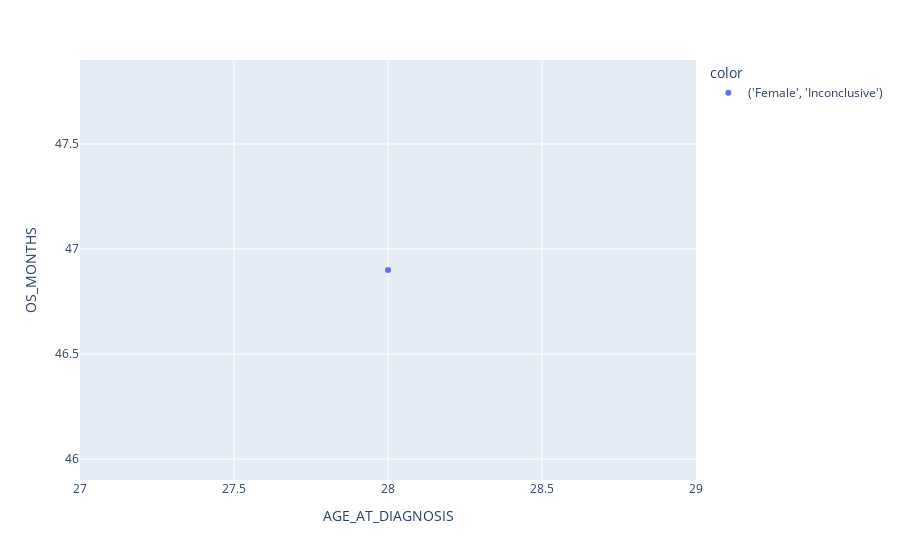
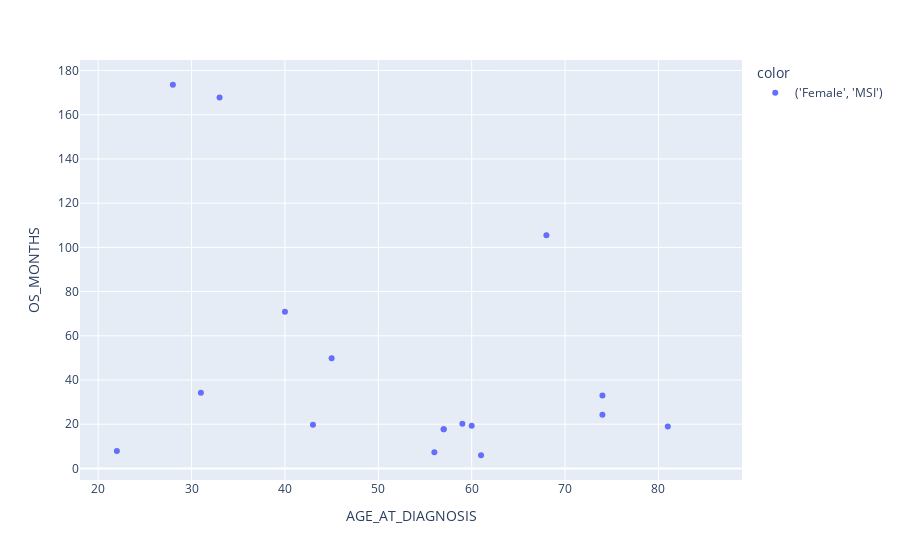
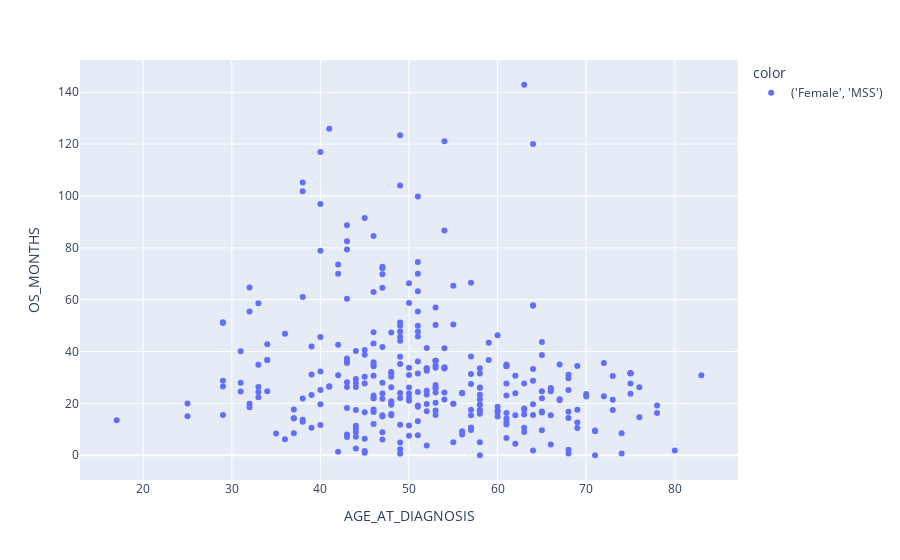
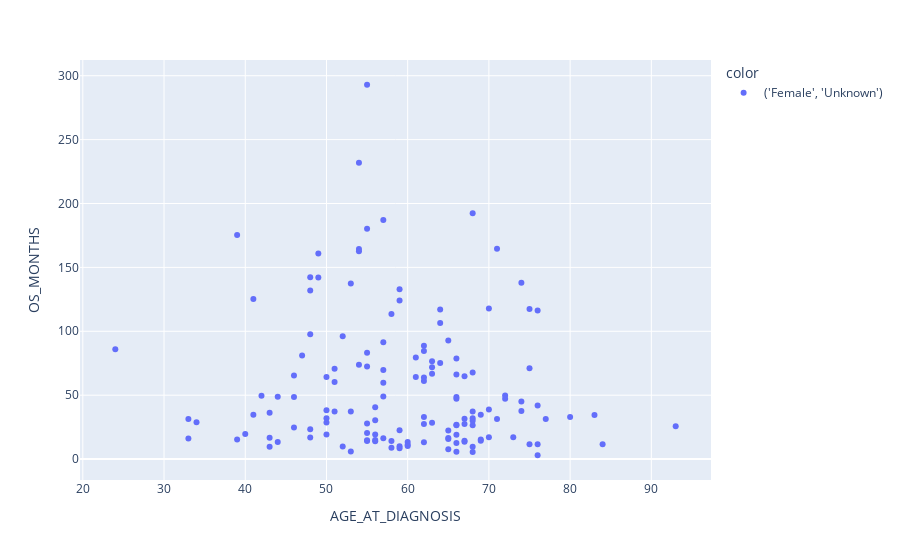

Here is the notebook cell these charts were saved with, in order:
### Markdown cell above
#### Advanced Visualization using Plotly

### Code cell
valuesToInsert = ['SEX', "MSI_STATUS"]
group_and_visualize_plots(valuesToInsert)

### Figure 1 — Plotly figure (JSON) as saved in the notebook; plotly's stock layout.template omitted (floating-point values rounded to 4 significant figures)
{"data": [{"customdata": [["P-0006835", "P-0006835-T01-IM5"]], "hovertemplate": "color=('Female', 'Inconclusive')<br>AGE_AT_DIAGNOSIS=%{x}<br>OS_MONTHS=%{y}<br>PATIENT_ID=%{customdata[0]}<br>SAMPLE_ID=%{customdata[1]}<extra></extra>", "legendgroup": "('Female', 'Inconclusive')", "marker": {"color": "#636efa", "symbol": "circle"}, "mode": "markers", "name": "('Female', 'Inconclusive')", "orientation": "v", "showlegend": true, "type": "scatter", "x": [28], "xaxis": "x", "y": [46.9], "yaxis": "y"}], "layout": {"autosize": true, "legend": {"title": {"text": "color"}, "tracegroupgap": 0}, "margin": {"t": 60}, "xaxis": {"anchor": "y", "autorange": true, "domain": [0, 1], "range": [27, 29], "title": {"text": "AGE_AT_DIAGNOSIS"}, "type": "linear"}, "yaxis": {"anchor": "x", "autorange": true, "domain": [0, 1], "range": [45.9, 47.9], "title": {"text": "OS_MONTHS"}, "type": "linear"}}}

### Figure 2 — Plotly figure (JSON) as saved in the notebook; plotly's stock layout.template omitted (floating-point values rounded to 4 significant figures)
{"data": [{"customdata": [["P-0000561", "P-0000561-T01-IM3"], ["P-0000862", "P-0000862-T01-IM3"], ["P-0001913", "P-0001913-T02-IM5"], ["P-0002049", "P-0002049-T01-IM3"], ["P-0002463", "P-0002463-T01-IM3"], ["P-0002463", "P-0002463-T02-IM5"], ["P-0002671", "P-0002671-T01-IM3"], ["P-0004602", "P-0004602-T01-IM5"], ["P-0005384", "P-0005384-T01-IM5"], ["P-0005560", "P-0005560-T01-IM5"], ["P-0006170", "P-0006170-T01-IM5"], ["P-0006207", "P-0006207-T01-IM5"], ["P-0006863", "P-0006863-T01-IM5"], ["P-0007055", "P-0007055-T01-IM5"], ["P-0007147", "P-0007147-T01-IM5"], ["P-0007296", "P-0007296-T01-IM5"], ["P-0007596", "P-0007596-T01-IM5"], ["P-0007688", "P-0007688-T01-IM5"], ["P-0007739", "P-0007739-T01-IM5"], ["P-0007746", "P-0007746-T01-IM5"], ["P-0007831", "P-0007831-T01-IM5"], ["P-0007836", "P-0007836-T01-IM5"], ["P-0007997", "P-0007997-T01-IM5"], ["P-0008721", "P-0008721-T01-IM5"], ["P-0008745", "P-0008745-T01-IM5"], ["P-0008746", "P-0008746-T01-IM5"], ["P-0009403", "P-0009403-T02-IM5"], ["P-0009964", "P-0009964-T01-IM5"], ["P-0009964", "P-0009964-T02-IM5"], ["P-0010308", "P-0010308-T01-IM5"], ["P-0010587", "P-0010587-T01-IM5"], ["P-0010783", "P-0010783-T01-IM5"], ["P-0011182", "P-0011182-T01-IM5"], ["P-0011235", "P-0011235-T01-IM5"], ["P-0011446", "P-0011446-T01-IM5"], ["P-0012249", "P-0012249-T01-IM5"], ["P-0013082", "P-0013082-T01-IM5"], ["P-0013169", "P-0013169-T01-IM5"], ["P-0013227", "P-0013227-T01-IM5"], ["P-0013357", "P-0013357-T01-IM5"], ["P-0013374", "P-0013374-T01-IM5"], ["P-0013400", "P-0013400-T01-IM5"], ["P-0013462", "P-0013462-T01-IM5"], ["P-0013735", "P-0013735-T01-IM5"], ["P-0014143", "P-0014143-T01-IM5"], ["P-0014404", "P-0014404-T01-IM6"]], "hovertemplate": "color=('Female', 'MSI')<br>AGE_AT_DIAGNOSIS=%{x}<br>OS_MONTHS=%{y}<br>PATIENT_ID=%{customdata[0]}<br>SAMPLE_ID=%{customdata[1]}<extra></extra>", "legendgroup": "('Female', 'MSI')", "marker": {"color": "#636efa", "symbol": "circle"}, "mode": "markers", "name": "('Female', 'MSI')", "orientation": "v", "showlegend": true, "type": "scatter", "x": [22, 74, 46, 31, 57, 57, 61, 50, 45, 60, 52, 78, 47, 68, 40, 35, 67, 81, 33, 65, 67, 68, 56, 74, 85, 67, 81, 81, 81, 67, 59, 74, 43, 63, 74, 60, 41, 65, 28, 73, 79, 43, 81, 68, 68, 62], "xaxis": "x", "y": [7.87, 33, null, 34.2, 17.7, 17.7, 5.97, null, 49.87, null, null, null, null, null, 70.9, null, null, null, 167.8, null, null, null, 7.333, 24.3, null, null, null, null, null, null, 20.23, null, 19.77, null, null, 19.33, null, null, 173.6, null, null, null, 18.97, null, 105.4, null], "yaxis": "y"}], "layout": {"autosize": true, "legend": {"title": {"text": "color"}, "tracegroupgap": 0}, "margin": {"t": 60}, "xaxis": {"anchor": "y", "autorange": true, "domain": [0, 1], "range": [18.15, 88.85], "title": {"text": "AGE_AT_DIAGNOSIS"}, "type": "linear"}, "yaxis": {"anchor": "x", "autorange": true, "domain": [0, 1], "range": [-7.007, 186.5], "title": {"text": "OS_MONTHS"}, "type": "linear"}}}

### Figure 3 — Plotly figure (JSON) as saved in the notebook; plotly's stock layout.template omitted (floating-point values rounded to 4 significant figures; data arrays with more than 128 entries replaced by an {"elided": "..."} marker saying what was removed)
{"data": [{"customdata": {"elided": "326x2 str values"}, "hovertemplate": "color=('Female', 'MSS')<br>AGE_AT_DIAGNOSIS=%{x}<br>OS_MONTHS=%{y}<br>PATIENT_ID=%{customdata[0]}<br>SAMPLE_ID=%{customdata[1]}<extra></extra>", "legendgroup": "('Female', 'MSS')", "marker": {"color": "#636efa", "symbol": "circle"}, "mode": "markers", "name": "('Female', 'MSS')", "orientation": "v", "showlegend": true, "type": "scatter", "x": {"elided": "326 int values"}, "xaxis": "x", "y": {"elided": "326 float values"}, "yaxis": "y"}], "layout": {"autosize": true, "legend": {"title": {"text": "color"}, "tracegroupgap": 0}, "margin": {"t": 60}, "xaxis": {"anchor": "y", "autorange": true, "domain": [0, 1], "range": [12.96, 87.04], "title": {"text": "AGE_AT_DIAGNOSIS"}, "type": "linear"}, "yaxis": {"anchor": "x", "autorange": true, "domain": [0, 1], "range": [-11.06, 154.0], "title": {"text": "OS_MONTHS"}, "type": "linear"}}}

### Figure 4 — Plotly figure (JSON) as saved in the notebook; plotly's stock layout.template omitted (floating-point values rounded to 4 significant figures; data arrays with more than 128 entries replaced by an {"elided": "..."} marker saying what was removed)
{"data": [{"customdata": {"elided": "145x2 str values"}, "hovertemplate": "color=('Female', 'Unknown')<br>AGE_AT_DIAGNOSIS=%{x}<br>OS_MONTHS=%{y}<br>PATIENT_ID=%{customdata[0]}<br>SAMPLE_ID=%{customdata[1]}<extra></extra>", "legendgroup": "('Female', 'Unknown')", "marker": {"color": "#636efa", "symbol": "circle"}, "mode": "markers", "name": "('Female', 'Unknown')", "orientation": "v", "showlegend": true, "type": "scatter", "x": {"elided": "145 int values"}, "xaxis": "x", "y": {"elided": "145 float values"}, "yaxis": "y"}], "layout": {"autosize": true, "legend": {"title": {"text": "color"}, "tracegroupgap": 0}, "margin": {"t": 60}, "xaxis": {"anchor": "y", "autorange": true, "domain": [0, 1], "range": [19.76, 97.24], "title": {"text": "AGE_AT_DIAGNOSIS"}, "type": "linear"}, "yaxis": {"anchor": "x", "autorange": true, "domain": [0, 1], "range": [-19.45, 315.4], "title": {"text": "OS_MONTHS"}, "type": "linear"}}}
